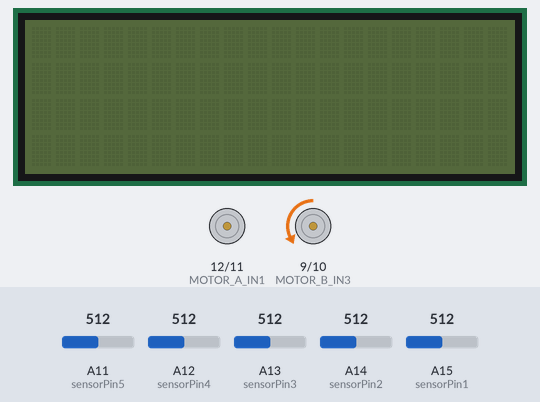
Bench run of a sketch on a simulated Arduino Mega 2560, built with avr-gcc and run on an emulated ATmega2560. Shown: 20×4 character LCD, motor-driver pin pairs drawn as motors (green arrow = first pin HIGH = forward, orange = second pin HIGH = backward, longer = more drive, scaled by the enable pin). The test bench sets the inputs (shaded band); at power-on: A11 (sensorPin5) = 512, A12 (sensorPin4) = 512, A13 (sensorPin3) = 512, A14 (sensorPin2) = 512, A15 (sensorPin1) = 512.

Above: at 1.2 s.
1.3 s: A11 (sensorPin5) set to 490
At 1.45 s:
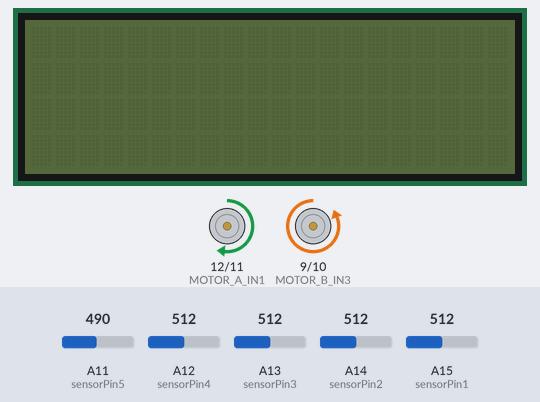
3.7 s: A11 (sensorPin5) set to 510
At 4.9 s:
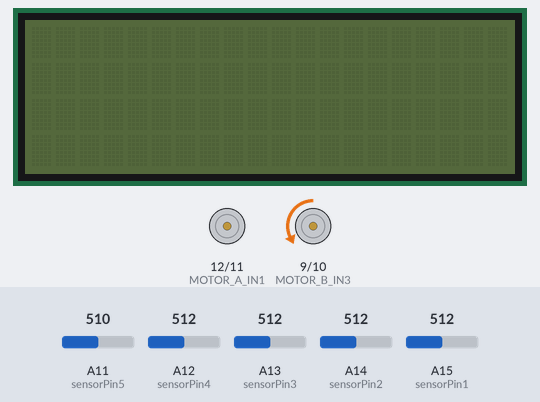
5.2 s: A12 (sensorPin4) set to 490
At 5.7 s:
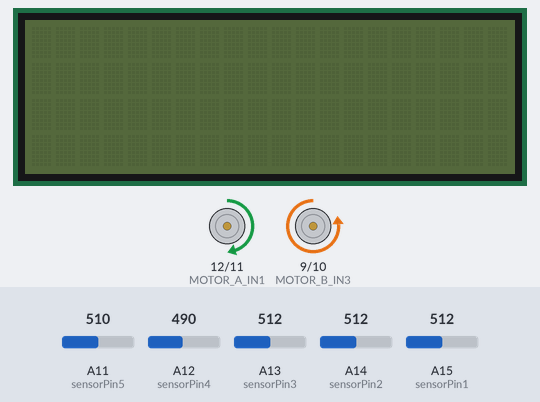
6.8 s: A12 (sensorPin4) set to 510
At 7.4 s:
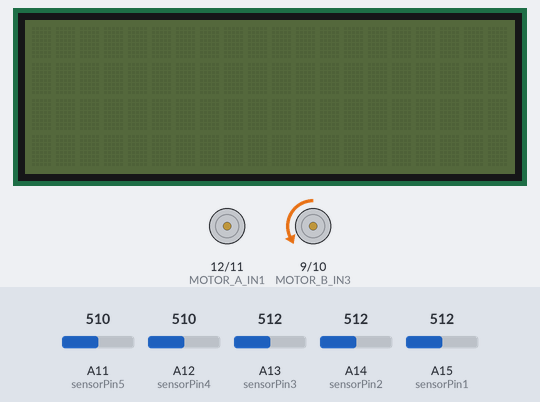
8.3 s: A13 (sensorPin3) set to 490
At 9.5 s:
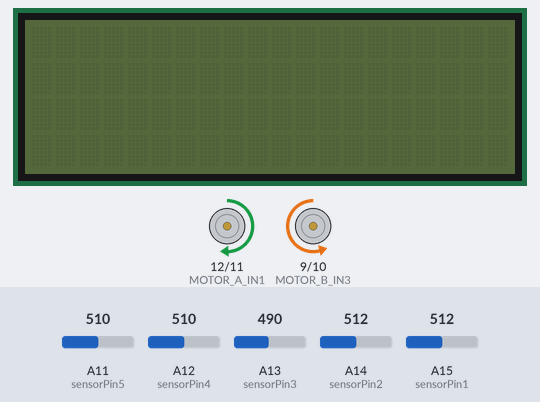
9.8 s: A14 (sensorPin2) set to 486
At 14.95 s:
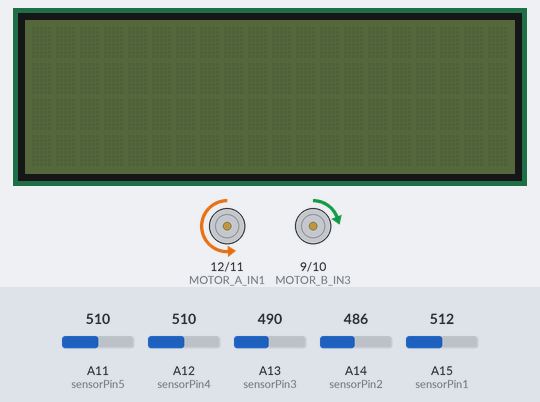
Timing chart, 0 to 15.0 s (numbered marks = the images above; inputs shaded):
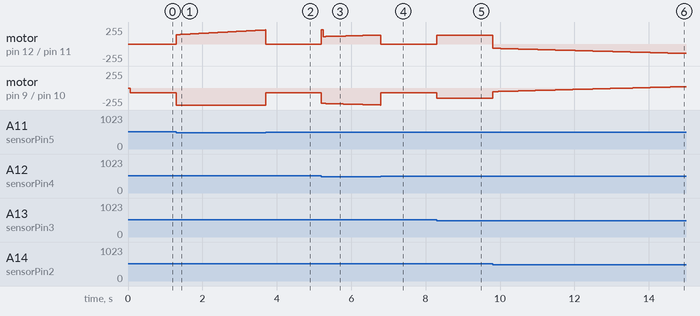

Measured:
- the behaviour switches between 500 and 499 on A14 (sensorPin2) (found by bisection; images 5 and 6)
- after the input at 1.3 s, motor on pin 12 (MOTOR_A_IN1) / pin 11 (MOTOR_A_IN2): moves from stopped to forward 211/255 over 2.4 s, starting at once; motor on pin 9 (MOTOR_B_IN3) / pin 10 (MOTOR_B_IN4): backward 70/255 → backward 255/255 at once
- after the input at 3.7 s, motor on pin 9 (MOTOR_B_IN3) / pin 10 (MOTOR_B_IN4): backward 255/255 → backward 70/255 at once
- after the input at 5.2 s, motor on pin 9 (MOTOR_B_IN3) / pin 10 (MOTOR_B_IN4): moves from backward 70/255 to backward 255/255 over 1.6 s, starting at once
- after the input at 6.8 s, motor on pin 9 (MOTOR_B_IN3) / pin 10 (MOTOR_B_IN4): backward 255/255 → backward 70/255 at once
- after the input at 8.3 s, motor on pin 12 (MOTOR_A_IN1) / pin 11 (MOTOR_A_IN2): stopped → forward 135/255 at once; motor on pin 9 (MOTOR_B_IN3) / pin 10 (MOTOR_B_IN4): backward 70/255 → backward 155/255 at once
- after the input at 9.8 s, motor on pin 12 (MOTOR_A_IN1) / pin 11 (MOTOR_A_IN2): moves from forward 135/255 to backward 142/255 over 5.2 s, starting at once; motor on pin 9 (MOTOR_B_IN3) / pin 10 (MOTOR_B_IN4): moves from backward 155/255 to forward 22/255 over 5.2 s, starting at once

The sketch:

5SENV0.3.ino
```cpp
#include<Ultrasonic.h>
#include <LiquidCrystal_I2C.h>
LiquidCrystal_I2C lcd(0x27, 20, 4); // set the LCD address to 0x27 for a 16 chars and 2 line display
unsigned long startTime;
float Kp =100; // Proportional gain
float Ki = 0.01; // Integral gain
float Kd = 0.15; // Derivative gain

float previous_error = 0;
float integral = 0;

int sensorPin1 = A15;
int sensorPin2 = A14;
int sensorPin3 = A13;
int sensorPin4 = A12;
int sensorPin5 = A11;

Ultrasonic leftus(23, 25, 7000UL);
const int MOTOR_A_ENA = 13; // Right motor speed control
const int MOTOR_A_IN1 = 12;  // Right motor direction control 1
const int MOTOR_A_IN2 = 11;  // Right motor direction control 2
const int MOTOR_B_ENB = 8;  // Left motor speed control
const int MOTOR_B_IN3 = 9;  // Left motor direction control 1
const int MOTOR_B_IN4 = 10;  // Left motor direction control 2
int distanceL;
// Define the threshold values for the sensors
int threshold = 500;

void move(int speed1, int speed2) {
  if (speed2 > 0) {
    analogWrite(MOTOR_A_ENA, speed2);
    digitalWrite(MOTOR_A_IN1, LOW);
    digitalWrite(MOTOR_A_IN2, HIGH);
  } else {
    analogWrite(MOTOR_A_ENA, -speed2);
    digitalWrite(MOTOR_A_IN1, HIGH);
    digitalWrite(MOTOR_A_IN2, LOW);
  }
  if (speed1 > 0) {
    analogWrite(MOTOR_B_ENB, speed1);
    digitalWrite(MOTOR_B_IN3, LOW);
    digitalWrite(MOTOR_B_IN4, HIGH);
  } else {
    analogWrite(MOTOR_B_ENB, -speed1);
    digitalWrite(MOTOR_B_IN3, HIGH);
    digitalWrite(MOTOR_B_IN4, LOW);
  }
}


void right() {
  // Read the sensor values
  int sensorValue1 = analogRead(sensorPin1);
  int sensorValue2 = analogRead(sensorPin2);
  int sensorValue3 = analogRead(sensorPin3);
  int sensorValue4 = analogRead(sensorPin4);
  int sensorValue5 = analogRead(sensorPin5);
  //move()
  // Check if the robot is on the line
  if (sensorValue1 < threshold && sensorValue2 < threshold && sensorValue3 < threshold && sensorValue4 < threshold && sensorValue5 < threshold) {
    // Stop the robot
    move(80, 0);
  }
  if (sensorValue1 > threshold && sensorValue2 > threshold && sensorValue3 > threshold && sensorValue4 > threshold && sensorValue5 > threshold) {
    // Stop the robot
    move(90, -50); //turn left slightly
  }
  else {
    // Calculate the position of the robot on the line

    int position = 0;


    if (sensorValue3 < threshold) {
      position = 3;
    }
    if (sensorValue4 < threshold) {
      position = 4;
    }
    if (sensorValue5 < threshold) {
      position = 5;
    }
    if (sensorValue2 < threshold) {
      position = 2;
    }

    if (sensorValue1 < threshold) {
      position = 1;
    }

    float error = position - 3; // Assuming the center position is 3
    integral = integral + error;
    float derivative = error - previous_error;
    float output = Kp * error + Ki * integral + Kd * derivative;
    previous_error = error;

    int baseSpeed = 60; // Base speed for both motors
    int leftMotorSpeed = baseSpeed + output;
    int rightMotorSpeed = baseSpeed - output;
    // Constrain the speeds to avoid negative values or values greater than max speed
    leftMotorSpeed = constrain(leftMotorSpeed, -255, 255);
    rightMotorSpeed = constrain(rightMotorSpeed, -255, 255);
    move(leftMotorSpeed, rightMotorSpeed);

  }
}
void left() {
  // Read the sensor values
  int sensorValue1 = analogRead(sensorPin1);
  int sensorValue2 = analogRead(sensorPin2);
  int sensorValue3 = analogRead(sensorPin3);
  int sensorValue4 = analogRead(sensorPin4);
  int sensorValue5 = analogRead(sensorPin5);
  // Check if the robot is on the line
  if (sensorValue1 < threshold && sensorValue2 < threshold && sensorValue3 < threshold && sensorValue4 < threshold && sensorValue5 < threshold) {
    // Stop the robot
    move(70, 0);
  }
  if (sensorValue1 > threshold && sensorValue2 > threshold && sensorValue3 > threshold && sensorValue4 > threshold && sensorValue5 > threshold) {
    move(70, 0);
    //    turn(255, 100); //turn left slightly
  }
  else {
    // Calculate the position of the robot on the line

    int position = 0;


    if (sensorValue3 < threshold) {
      position = 3;
    }
    if (sensorValue2 < threshold) {
      position = 2;
    }

    if (sensorValue1 < threshold) {
      position = 1;
    }
    if (sensorValue4 < threshold) {
      position = 4;
    }
    if (sensorValue5 < threshold) {
      position = 5;
    }

    float error = position - 3; // Assuming the center position is 3
    integral = integral + error;
    float derivative = error - previous_error;
    float output = Kp * error + Ki * integral + Kd * derivative;
    previous_error = error;

    int baseSpeed = 60; // Base speed for both motors
    int leftMotorSpeed = baseSpeed + output;
    int rightMotorSpeed = baseSpeed - output;
    // Constrain the speeds to avoid negative values or values greater than max speed
    leftMotorSpeed = constrain(leftMotorSpeed, -255, 255);
    rightMotorSpeed = constrain(rightMotorSpeed, -255, 255);
    move(leftMotorSpeed, rightMotorSpeed);

  }
}
void printOnLcd(String c ) {
  lcd.backlight();
  lcd.setCursor(0, 0);
  lcd.print(c);

}
void setup() {
  Serial.begin(9600);
  pinMode(MOTOR_A_ENA, OUTPUT);
  pinMode(MOTOR_A_IN1, OUTPUT);
  pinMode(MOTOR_A_IN2, OUTPUT);
  pinMode(MOTOR_B_ENB, OUTPUT);
  pinMode(MOTOR_B_IN3, OUTPUT);
  pinMode(MOTOR_B_IN4, OUTPUT);


  // Set the sensor pins as input
  pinMode(sensorPin1, INPUT);
  pinMode(sensorPin2, INPUT);
  pinMode(sensorPin3, INPUT);
  pinMode(sensorPin4, INPUT);
  pinMode(sensorPin5, INPUT);
  lcd.init();
  startTime = millis(); // Initialize startTime to the current time
}
int wallCount = 0;
void loop0() {
  unsigned long currentTime = millis(); // Get the current time
  distanceL = leftus.read();
  // Serial.print("Distance in CM: ");
  // Serial.println(distanceL);
  Serial.println("ana mazal madkholt lwalo");
  if (currentTime - startTime >= 2000 && currentTime - startTime <= 4000 && wallCount == 0) { // Check if 1000 ms have passed
    printOnLcd("RED");

  }
  if (distanceL != 0 && distanceL < 20 && wallCount == 0) {
    for (int i = 0; i < 200; i++) {
      left();
      delay(1);
      Serial.println("ana f for");
    }
    Serial.println("ana khrjt mn for");
    wallCount++;
  }
  else if (distanceL != 0 && distanceL < 20 && wallCount == 1) {
    move(0, 0);
    delay(5000);
    wallCount++;
    startTime = currentTime; // Reset startTime to the current time
  }
  if (wallCount == 2) {
    for (int i = 0; i < 600; i++) {
      right();
      delay(1);

    }
    Serial.println("ana ghadi right");
  } else {
    left();
    Serial.println("ana ghadi left");
  }

  if (currentTime - startTime >= 900 && wallCount == 2) { // Check if 1000 ms have passed
    printOnLcd("LOL");
  }

}
void loop() {
  left();
}
```
